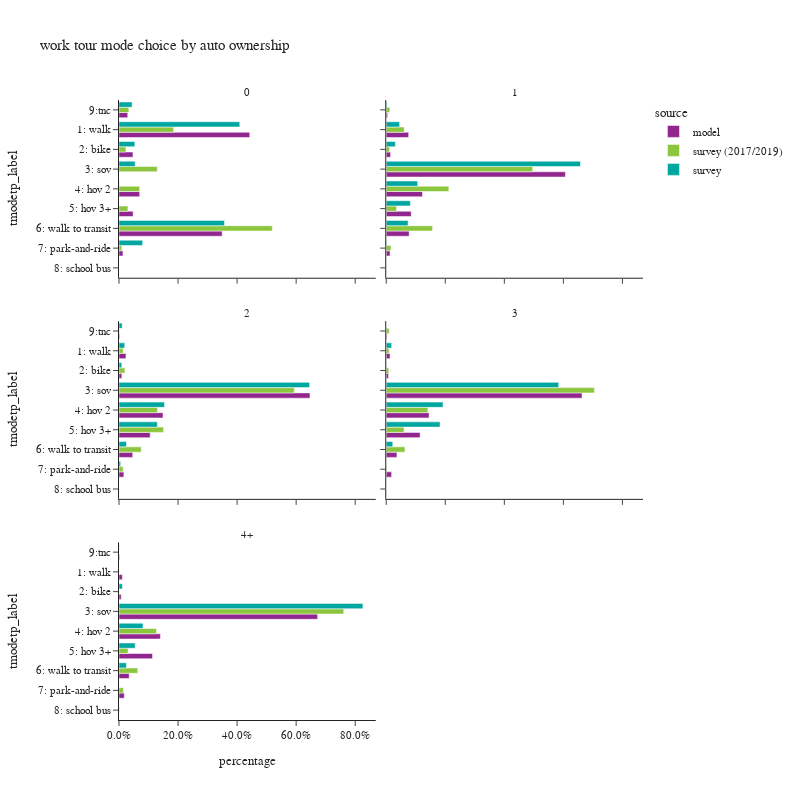

Notebook cell for this chart:
### Code cell
plot_mode_choice(wk_tour.loc[wk_tour['auto_ownership_4+']!="-1"],"auto_ownership_4+",
                 {"auto_ownership_4+":["0","1","2","3","4+"],
                  "tmodetp_label":["1: walk","2: bike","3: sov","4: hov 2","5: hov 3+","6: walk to transit",
                                   "7: park-and-ride","8: school bus","9: other–survey only"]},
                 "auto ownership",2,800)

### Figure 1 — Plotly figure (JSON) as saved in the notebook; plotly's stock layout.template omitted (floating-point values rounded to 4 significant figures)
{"data": [{"alignmentgroup": "True", "customdata": [[21399], [2285], [3385], [2315], [16885], [645], [1427]], "hovertemplate": "source=model<br>auto_ownership_4+=0<br>percentage=%{x}<br>tmodetp_label=%{y}<br>sample count=%{customdata[0]}<extra></extra>", "legendgroup": "model", "marker": {"color": "#91268F", "pattern": {"shape": ""}}, "name": "model", "offsetgroup": "model", "orientation": "h", "showlegend": true, "textposition": "auto", "type": "bar", "x": [0.4427, 0.04727, 0.07002, 0.04789, 0.3493, 0.01334, 0.02952], "xaxis": "x5", "y": ["1: walk", "2: bike", "4: hov 2", "5: hov 3+", "6: walk to transit", "7: park-and-ride", "9:tnc"], "yaxis": "y5"}, {"alignmentgroup": "True", "customdata": [[22427], [4355], [179187], [36212], [24988], [22927], [3802], [1414]], "hovertemplate": "source=model<br>auto_ownership_4+=1<br>percentage=%{x}<br>tmodetp_label=%{y}<br>sample count=%{customdata[0]}<extra></extra>", "legendgroup": "model", "marker": {"color": "#91268F", "pattern": {"shape": ""}}, "name": "model", "offsetgroup": "model", "orientation": "h", "showlegend": false, "textposition": "auto", "type": "bar", "x": [0.07594, 0.01475, 0.6068, 0.1226, 0.08462, 0.07764, 0.01287, 0.004788], "xaxis": "x6", "y": ["1: walk", "2: bike", "3: sov", "4: hov 2", "5: hov 3+", "6: walk to transit", "7: park-and-ride", "9:tnc"], "yaxis": "y6"}, {"alignmentgroup": "True", "customdata": [[12604], [5121], [345785], [79643], [56436], [24831], [8842], [1325]], "hovertemplate": "source=model<br>auto_ownership_4+=2<br>percentage=%{x}<br>tmodetp_label=%{y}<br>sample count=%{customdata[0]}<extra></extra>", "legendgroup": "model", "marker": {"color": "#91268F", "pattern": {"shape": ""}}, "name": "model", "offsetgroup": "model", "orientation": "h", "showlegend": false, "textposition": "auto", "type": "bar", "x": [0.02358, 0.009579, 0.6468, 0.149, 0.1056, 0.04645, 0.01654, 0.002479], "xaxis": "x3", "y": ["1: walk", "2: bike", "3: sov", "4: hov 2", "5: hov 3+", "6: walk to transit", "7: park-and-ride", "9:tnc"], "yaxis": "y3"}, {"alignmentgroup": "True", "customdata": [[3787], [2211], [193475], [42335], [33456], [10550], [5307], [667]], "hovertemplate": "source=model<br>auto_ownership_4+=3<br>percentage=%{x}<br>tmodetp_label=%{y}<br>sample count=%{customdata[0]}<extra></extra>", "legendgroup": "model", "marker": {"color": "#91268F", "pattern": {"shape": ""}}, "name": "model", "offsetgroup": "model", "orientation": "h", "showlegend": false, "textposition": "auto", "type": "bar", "x": [0.01298, 0.007577, 0.6631, 0.1451, 0.1147, 0.03616, 0.01819, 0.002286], "xaxis": "x4", "y": ["1: walk", "2: bike", "3: sov", "4: hov 2", "5: hov 3+", "6: walk to transit", "7: park-and-ride", "9:tnc"], "yaxis": "y4"}, {"alignmentgroup": "True", "customdata": [[2114], [1425], [126552], [26379], [21365], [6489], [3408], [395]], "hovertemplate": "source=model<br>auto_ownership_4+=4+<br>percentage=%{x}<br>tmodetp_label=%{y}<br>sample count=%{customdata[0]}<extra></extra>", "legendgroup": "model", "marker": {"color": "#91268F", "pattern": {"shape": ""}}, "name": "model", "offsetgroup": "model", "orientation": "h", "showlegend": false, "textposition": "auto", "type": "bar", "x": [0.01124, 0.007575, 0.6727, 0.1402, 0.1136, 0.03449, 0.01812, 0.0021], "xaxis": "x", "y": ["1: walk", "2: bike", "3: sov", "4: hov 2", "5: hov 3+", "6: walk to transit", "7: park-and-ride", "9:tnc"], "yaxis": "y"}, {"alignmentgroup": "True", "customdata": [[167], [38], [11], [11], [4], [413], [3], [19]], "hovertemplate": "source=survey (2017/2019)<br>auto_ownership_4+=0<br>percentage=%{x}<br>tmodetp_label=%{y}<br>sample count=%{customdata[0]}<extra></extra>", "legendgroup": "survey (2017/2019)", "marker": {"color": "#8CC63E", "pattern": {"shape": ""}}, "name": "survey (2017/2019)", "offsetgroup": "survey (2017/2019)", "orientation": "h", "showlegend": true, "textposition": "auto", "type": "bar", "x": [0.1849, 0.02357, 0.1294, 0.07001, 0.03022, 0.5192, 0.009508, 0.03322], "xaxis": "x5", "y": ["1: walk", "2: bike", "3: sov", "4: hov 2", "5: hov 3+", "6: walk to transit", "7: park-and-ride", "9:tnc"], "yaxis": "y5"}, {"alignmentgroup": "True", "customdata": [[253], [99], [854], [273], [97], [749], [36], [1], [32]], "hovertemplate": "source=survey (2017/2019)<br>auto_ownership_4+=1<br>percentage=%{x}<br>tmodetp_label=%{y}<br>sample count=%{customdata[0]}<extra></extra>", "legendgroup": "survey (2017/2019)", "marker": {"color": "#8CC63E", "pattern": {"shape": ""}}, "name": "survey (2017/2019)", "offsetgroup": "survey (2017/2019)", "orientation": "h", "showlegend": false, "textposition": "auto", "type": "bar", "x": [0.06084, 0.0109, 0.496, 0.212, 0.03507, 0.1569, 0.01619, 7.305e-05, 0.01201], "xaxis": "x6", "y": ["1: walk", "2: bike", "3: sov", "4: hov 2", "5: hov 3+", "6: walk to transit", "7: park-and-ride", "8: school bus", "9:tnc"], "yaxis": "y6"}, {"alignmentgroup": "True", "customdata": [[51], [46], [929], [240], [129], [315], [38], [1], [11]], "hovertemplate": "source=survey (2017/2019)<br>auto_ownership_4+=2<br>percentage=%{x}<br>tmodetp_label=%{y}<br>sample count=%{customdata[0]}<extra></extra>", "legendgroup": "survey (2017/2019)", "marker": {"color": "#8CC63E", "pattern": {"shape": ""}}, "name": "survey (2017/2019)", "offsetgroup": "survey (2017/2019)", "orientation": "h", "showlegend": false, "textposition": "auto", "type": "bar", "x": [0.01427, 0.01999, 0.5939, 0.1302, 0.151, 0.07512, 0.01408, 0.0001075, 0.001361], "xaxis": "x3", "y": ["1: walk", "2: bike", "3: sov", "4: hov 2", "5: hov 3+", "6: walk to transit", "7: park-and-ride", "8: school bus", "9:tnc"], "yaxis": "y3"}, {"alignmentgroup": "True", "customdata": [[1], [7], [253], [51], [23], [32], [3], [1], [2]], "hovertemplate": "source=survey (2017/2019)<br>auto_ownership_4+=3<br>percentage=%{x}<br>tmodetp_label=%{y}<br>sample count=%{customdata[0]}<extra></extra>", "legendgroup": "survey (2017/2019)", "marker": {"color": "#8CC63E", "pattern": {"shape": ""}}, "name": "survey (2017/2019)", "offsetgroup": "survey (2017/2019)", "orientation": "h", "showlegend": false, "textposition": "auto", "type": "bar", "x": [0.009895, 0.008596, 0.705, 0.1409, 0.06034, 0.06335, 0.001978, 7.552e-06, 0.009953], "xaxis": "x4", "y": ["1: walk", "2: bike", "3: sov", "4: hov 2", "5: hov 3+", "6: walk to transit", "7: park-and-ride", "8: school bus", "9:tnc"], "yaxis": "y4"}, {"alignmentgroup": "True", "customdata": [[1], [1], [113], [13], [4], [9], [2], [1]], "hovertemplate": "source=survey (2017/2019)<br>auto_ownership_4+=4+<br>percentage=%{x}<br>tmodetp_label=%{y}<br>sample count=%{customdata[0]}<extra></extra>", "legendgroup": "survey (2017/2019)", "marker": {"color": "#8CC63E", "pattern": {"shape": ""}}, "name": "survey (2017/2019)", "offsetgroup": "survey (2017/2019)", "orientation": "h", "showlegend": false, "textposition": "auto", "type": "bar", "x": [0.0001081, 0.0006591, 0.7612, 0.127, 0.03056, 0.06355, 0.01493, 0.001927], "xaxis": "x", "y": ["1: walk", "2: bike", "3: sov", "4: hov 2", "5: hov 3+", "6: walk to transit", "7: park-and-ride", "8: school bus"], "yaxis": "y"}, {"alignmentgroup": "True", "customdata": [[53], [26], [2], [2], [93], [7], [6]], "hovertemplate": "source=survey<br>auto_ownership_4+=0<br>percentage=%{x}<br>tmodetp_label=%{y}<br>sample count=%{customdata[0]}<extra></extra>", "legendgroup": "survey", "marker": {"color": "#00A7A0", "pattern": {"shape": ""}}, "name": "survey", "offsetgroup": "survey", "orientation": "h", "showlegend": true, "textposition": "auto", "type": "bar", "x": [0.4092, 0.05364, 0.05471, 0.0008115, 0.3573, 0.08009, 0.04431], "xaxis": "x5", "y": ["1: walk", "2: bike", "3: sov", "4: hov 2", "6: walk to transit", "7: park-and-ride", "9:tnc"], "yaxis": "y5"}, {"alignmentgroup": "True", "customdata": [[68], [59], [355], [70], [27], [108], [5], [4]], "hovertemplate": "source=survey<br>auto_ownership_4+=1<br>percentage=%{x}<br>tmodetp_label=%{y}<br>sample count=%{customdata[0]}<extra></extra>", "legendgroup": "survey", "marker": {"color": "#00A7A0", "pattern": {"shape": ""}}, "name": "survey", "offsetgroup": "survey", "orientation": "h", "showlegend": false, "textposition": "auto", "type": "bar", "x": [0.0452, 0.03084, 0.6579, 0.1064, 0.08168, 0.07385, 0.001542, 0.002598], "xaxis": "x6", "y": ["1: walk", "2: bike", "3: sov", "4: hov 2", "5: hov 3+", "6: walk to transit", "7: park-and-ride", "9:tnc"], "yaxis": "y6"}, {"alignmentgroup": "True", "customdata": [[20], [17], [422], [66], [35], [46], [4], [1]], "hovertemplate": "source=survey<br>auto_ownership_4+=2<br>percentage=%{x}<br>tmodetp_label=%{y}<br>sample count=%{customdata[0]}<extra></extra>", "legendgroup": "survey", "marker": {"color": "#00A7A0", "pattern": {"shape": ""}}, "name": "survey", "offsetgroup": "survey", "orientation": "h", "showlegend": false, "textposition": "auto", "type": "bar", "x": [0.01941, 0.009495, 0.6453, 0.1543, 0.1298, 0.02542, 0.005583, 0.01069], "xaxis": "x3", "y": ["1: walk", "2: bike", "3: sov", "4: hov 2", "5: hov 3+", "6: walk to transit", "7: park-and-ride", "9:tnc"], "yaxis": "y3"}, {"alignmentgroup": "True", "customdata": [[2], [3], [123], [28], [13], [6]], "hovertemplate": "source=survey<br>auto_ownership_4+=3<br>percentage=%{x}<br>tmodetp_label=%{y}<br>sample count=%{customdata[0]}<extra></extra>", "legendgroup": "survey", "marker": {"color": "#00A7A0", "pattern": {"shape": ""}}, "name": "survey", "offsetgroup": "survey", "orientation": "h", "showlegend": false, "textposition": "auto", "type": "bar", "x": [0.01826, 0.001036, 0.5841, 0.1923, 0.1823, 0.022], "xaxis": "x4", "y": ["1: walk", "2: bike", "3: sov", "4: hov 2", "5: hov 3+", "6: walk to transit"], "yaxis": "y4"}, {"alignmentgroup": "True", "customdata": [[3], [76], [10], [3], [1], [1], [1]], "hovertemplate": "source=survey<br>auto_ownership_4+=4+<br>percentage=%{x}<br>tmodetp_label=%{y}<br>sample count=%{customdata[0]}<extra></extra>", "legendgroup": "survey", "marker": {"color": "#00A7A0", "pattern": {"shape": ""}}, "name": "survey", "offsetgroup": "survey", "orientation": "h", "showlegend": false, "textposition": "auto", "type": "bar", "x": [0.01146, 0.8261, 0.08145, 0.05483, 0.02499, 0.0002432, 0.0008715], "xaxis": "x", "y": ["2: bike", "3: sov", "4: hov 2", "5: hov 3+", "6: walk to transit", "7: park-and-ride", "9:tnc"], "yaxis": "y"}], "layout": {"annotations": [{"font": {}, "showarrow": false, "text": "4+", "x": 0.245, "xanchor": "center", "xref": "paper", "y": 0.2867, "yanchor": "bottom", "yref": "paper"}, {"font": {}, "showarrow": false, "text": "2", "x": 0.245, "xanchor": "center", "xref": "paper", "y": 0.6433, "yanchor": "bottom", "yref": "paper"}, {"font": {}, "showarrow": false, "text": "3", "x": 0.755, "xanchor": "center", "xref": "paper", "y": 0.6433, "yanchor": "bottom", "yref": "paper"}, {"font": {}, "showarrow": false, "text": "0", "x": 0.245, "xanchor": "center", "xref": "paper", "y": 1.0, "yanchor": "bottom", "yref": "paper"}, {"font": {}, "showarrow": false, "text": "1", "x": 0.755, "xanchor": "center", "xref": "paper", "y": 1.0, "yanchor": "bottom", "yref": "paper"}], "barmode": "group", "height": 800, "legend": {"title": {"text": "source"}, "tracegroupgap": 0}, "title": {"text": "work tour mode choice by auto ownership"}, "width": 800, "xaxis": {"anchor": "y", "domain": [0.0, 0.49], "tickformat": ".1%", "title": {"text": "percentage"}}, "xaxis2": {"anchor": "y2", "domain": [0.51, 1.0], "matches": "x", "tickformat": ".1%", "title": {"text": "percentage"}}, "xaxis3": {"anchor": "y3", "domain": [0.0, 0.49], "matches": "x", "showticklabels": false, "tickformat": ".1%"}, "xaxis4": {"anchor": "y4", "domain": [0.51, 1.0], "matches": "x", "showticklabels": false, "tickformat": ".1%"}, "xaxis5": {"anchor": "y5", "domain": [0.0, 0.49], "matches": "x", "showticklabels": false, "tickformat": ".1%"}, "xaxis6": {"anchor": "y6", "domain": [0.51, 1.0], "matches": "x", "showticklabels": false, "tickformat": ".1%"}, "yaxis": {"anchor": "x", "categoryarray": ["9: other–survey only", "8: school bus", "7: park-and-ride", "6: walk to transit", "5: hov 3+", "4: hov 2", "3: sov", "2: bike", "1: walk"], "categoryorder": "array", "domain": [0.0, 0.2867], "title": {"text": "tmodetp_label"}}, "yaxis2": {"anchor": "x2", "domain": [0.0, 0.2867], "matches": "y", "showticklabels": false}, "yaxis3": {"anchor": "x3", "categoryarray": ["9: other–survey only", "8: school bus", "7: park-and-ride", "6: walk to transit", "5: hov 3+", "4: hov 2", "3: sov", "2: bike", "1: walk"], "categoryorder": "array", "domain": [0.3567, 0.6433], "matches": "y", "title": {"text": "tmodetp_label"}}, "yaxis4": {"anchor": "x4", "domain": [0.3567, 0.6433], "matches": "y", "showticklabels": false}, "yaxis5": {"anchor": "x5", "categoryarray": ["9: other–survey only", "8: school bus", "7: park-and-ride", "6: walk to transit", "5: hov 3+", "4: hov 2", "3: sov", "2: bike", "1: walk"], "categoryorder": "array", "domain": [0.7133, 1.0], "matches": "y", "title": {"text": "tmodetp_label"}}, "yaxis6": {"anchor": "x6", "domain": [0.7133, 1.0], "matches": "y", "showticklabels": false}}}
